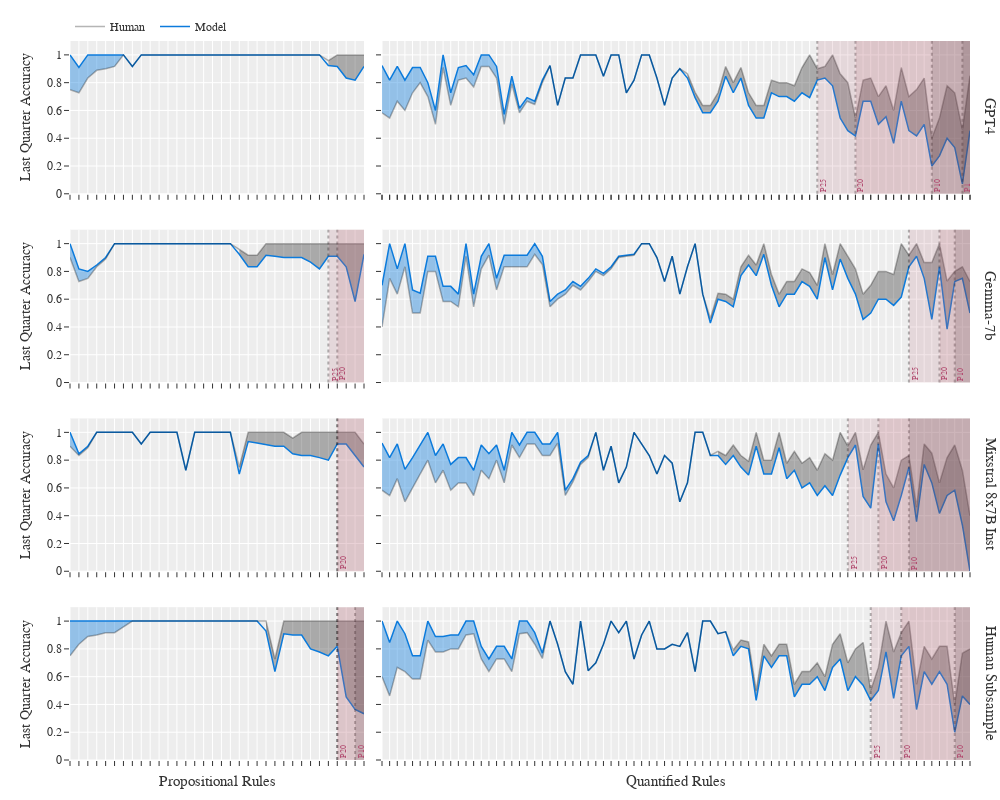

Source (notebook cell):
### Code cell
model_df = pd.read_csv(f'./results/experiment_1/model_indiv_stats_to_set{SETSTOP}.csv')
model_to_pretty = {"gpt4": "GPT4", "gemma_7b": "Gemma-7b", "mixtralinst": "Mixstral 8x7B Inst", "llam2_70b": "Llama2-70b", 'gpt2': "GPT2", "human": "Human Subsample"}
models = [
        "gpt4", 
        "gemma_7b", "mixtralinst", 
        # "llama2_70b",
        #  "Gemma-2b",
        "human"
        # "gpt2"
        ]
fig = make_delta_figure(models, model_df, [1, 10, 20, 25], model_to_pretty)
fig.write_image("./analysis/e1_delta_graph.pdf")
fig.show()
